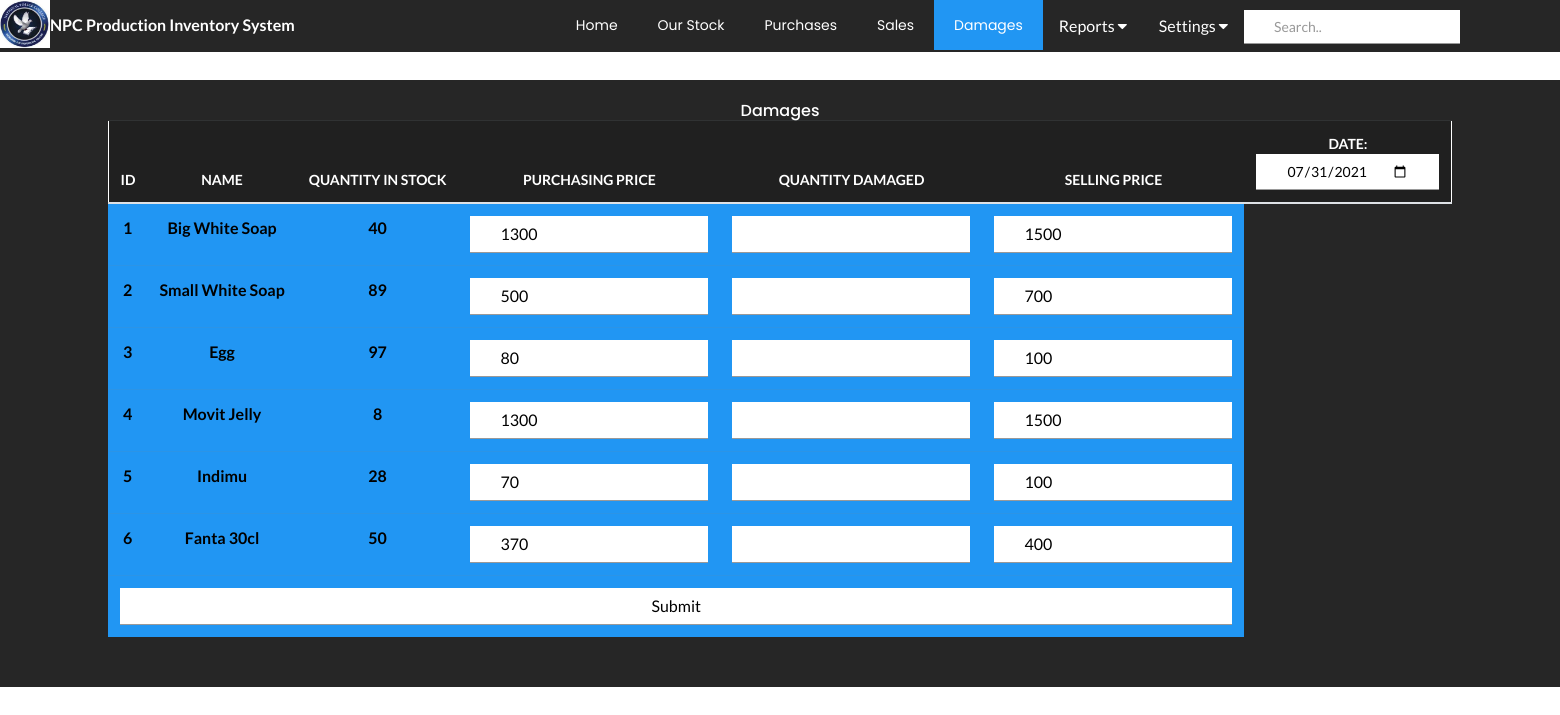
Screenshot of /Damages.php (signed in) with the database file from the repository.
### tables this page shows
CREATE TABLE IF NOT EXISTS `products` (
  `productId` int(25) NOT NULL AUTO_INCREMENT,
  `productName` varchar(25) NOT NULL,
  `purchasingPrice` decimal(65,0) NOT NULL,
  `sellingPrice` decimal(65,0) NOT NULL,
  `balance` int(25) NOT NULL,
  PRIMARY KEY (`productId`)
);

### Damages.php (the view, shortened to what this page needs)
<!DOCTYPE html>
<html>
<head>
	<link rel="stylesheet" type="text/css" href="css/css/style2.css">
  <link rel="stylesheet" type="text/css" href="newcss.css">
	<link rel="stylesheet" href="https://cdnjs.cloudflare.com/ajax/libs/font-awesome/4.7.0/css/font-awesome.min.css">
    <link rel="stylesheet" href="assets/css/bootstrap.min.css">
    <link rel="stylesheet" href="assets/css/font-awesome.min.css">
    <link rel="stylesheet" href="assets/css/themify-icons.css">
    <link rel="stylesheet" href="assets/css/metisMenu.css">
    <link rel="stylesheet" href="assets/css/owl.carousel.min.css">
    <link rel="stylesheet" href="assets/css/slicknav.min.css">
    <link rel="stylesheet" href="https://www.amcharts.com/lib/3/plugins/export/export.css" type="text/css" media="all" />
    <link rel="stylesheet" href="assets/css/typography.css">
    <link rel="stylesheet" href="assets/css/default-css.css">
    <link rel="stylesheet" href="assets/css/styles.css">
    <link rel="stylesheet" href="assets/css/responsive.css">
</head>
<body>
<header>
  <div class="logo"><img src="images/logo.jfif" ><p style="font-size: 16px;">NPC Production Inventory System</p></div>
  <nav>
    <ul>
      <li><a href="index.php" >Home</a></li>
      <li><a href="Ourstock.php" >Our Stock</a></li>
      <li><a href="Purchases.php">Purchases</a></li>
      <li><a href="Sales.php">Sales</a></li>
      <li><a href="Damages.php" class="active">Damages</a></li>
      <li>
  <div class="subnav">
    <button class="subnavbtn">Reports <i class="fa fa-caret-down"></i></button>
 </div></li>
      <li>
  <div class="subnav">
    <button class="subnavbtn">Settings <i class="fa fa-caret-down"></i></button>
 </div></li>
 <li><form method="post" action="Damages_Search.php">
      <input type="text" placeholder="Search.." name="search" style="margin-top: 10px;" class="search">
    </form>
  </li>
    </ul>
  </nav>
</header>
<div class="contents">
<div>
            <div class="main-content-inner">
                <br>
                <h4 class="heading">Damages</h4>
                <form method="post" action="damage.php">
                <div class="row">
                                <div class="single-table">
                                    <div class="table-responsive">
                                        <table class="table text-dark text-center">
                                            <thead class="text-uppercase">
                                                <tr class="table-active">
                                                    <th scope="col">ID</th>
                                                    <th scope="col">Name</th>
                                                    <th scope="col">Quantity in stock</th>
                                                    <th scope="col">Purchasing Price</th>
                                                    <th scope="col">Quantity Damaged</th>
                                                    <th scope="col">Selling Price</th>
                           <th scope="col">Date:<input type="date" id="monthly" name="date" value="<?php echo date('Y-m-d');?>"></th>
                                                </tr>
                                            </thead>
                                            <tbody>
      <?php
               $conn = new mysqli("localhost","root","","NPC");
               $result = mysqli_query($conn, "SELECT * FROM Products WHERE balance!='0' ");
              while($row = mysqli_fetch_array($result)) {
$products[]=$row["productId"];
$rowCount = count($products);
}
for($i=0;$i<$rowCount;$i++) {
$result = mysqli_query($conn, "SELECT * FROM Products WHERE productId='" . $products[$i] . "'");
$row[$i]= mysqli_fetch_array($result);
?>
                   <tr class="database-data" style="background-color: #2196f3;">
                    <th><?php echo $i+1 ?></th>
                      <th> <input type="hidden" name="product_id[]" value="<?php echo $row[$i]["productId"]  ?>"><?php echo $row[$i]["productName"] ?></th>
                      <th><?php echo $row[$i]["balance"]  ?></th>
                      <th><input type="text" name="price[]" value="<?php echo $row[$i]["purchasingPrice"]  ?>"></th>
                      <th> <input type="text" name="quant[]"></th>
                      <th> <input type="text" name="selling_price[]" value="<?php echo $row[$i]["sellingPrice"]  ?>"></th>
                    </tr>
            <?php
                 }
                 ?>
                 <tr class="database-data"><th colspan="6" >
               <input type="submit" name="damage" value="Submit" style="" class="purchase-button">
                </th></tr>
                 </tbody>
                                        </table>
                                    </div>
                                </div>
</div>
                    </form>
                    </div>
</body>
</html>

### css/css/style2.css (style rules this page uses)
body { margin: 0; padding: 0; font-family: sans-serif; background-attachment: fixed; background-position: center; }
header { position: absolute; top: 0; left: 0; padding: 0 100px; background: #262626; width: 100%; box-sizing: border-box; position: fixed; }
header .logo { color: #fff; height: 50px; line-height: 50px; font-size: 24px; float: left; font-weight: bold; display: flex; flex-wrap: wrap; }
header .logo p { color: #fff; line-height: 50px; font-size: 24px; }
header .logo img { width: 50px; height: 48px; margin-left: -100px; }
header nav { float: right; }
header nav ul { margin: 0; padding: 0; display: flex; }
header nav ul li { list-style: none; }
header nav ul li a { height: 50px; line-height: 50px; padding: 0 20px; color: #fff; text-decoration: none; display: block; }
header nav ul li a:hover, header nav ul li a.active { color: #fff; background: #2196f3; }
input, select, textarea { outline: none; appearance: unset !important; -moz-appearance: unset !important; -webkit-appearance: unset !important; -o-appearance: unset !important; -ms-appearance: unset !important; }
p { margin-bottom: 0px; font-size: 15px; color: #777; }
body { font-size: 13px; line-height: 1.8; color: #222; background: #f8f8f8; font-weight: 400; font-family: Poppins; }
.signin-form, { width: 50%; overflow: hidden; }
input { width: 100%; display: block; border: none; border-bottom: 1px solid #999; padding: 6px 30px; font-family: Poppins; box-sizing: border-box; }
.contents { margin-top: 80px; width: 100%; height: auto; text-align: center; }
.table-active { background-color: #979A9A; text-align: center; color: #fff; border-left: 1px solid #fff; border-right: 1px solid #fff; }
.row { display: flex; justify-content: center; }
.main-content-inner { background-color: #262626; }
.heading { font-size: 16px; color: #fff; }
.database-data { font-size: 16px; color: black; font-weight: bold; background-color: #2196f3; }
.purchase-button { float: right;background-color: #fff;cursor: pointer; }

### newcss.css (style rules this page uses)
.subnav { overflow: hidden; }
.subnav .subnavbtn { font-size: 16px; border: none; outline: none; color: #fff; padding: 14px 16px; background-color: inherit; font-family: inherit; margin: 0; }

### assets/css/styles.css (style rules this page uses)
.main-content-inner { padding: 0 30px 50px; }
.single-table .table { margin-bottom: 0; }
table tr th { border-bottom: none; }
table tr th, table tr td { border-top: 1px solid rgba(120, 130, 140, 0.13) !important; }

### rows the page displays
products: productName "Big White Soap", balance "40", purchasingPrice "1300", sellingPrice "1500"
products: productName "Small White Soap", balance "89", purchasingPrice "500", sellingPrice "700"
products: productName "Egg", balance "97", purchasingPrice "80", sellingPrice "100"
products: productName "Movit Jelly", balance "8", purchasingPrice "1300", sellingPrice "1500"
products: productName "Indimu", balance "28", purchasingPrice "70", sellingPrice "100"
products: productName "Fanta 30cl", balance "50", purchasingPrice "370", sellingPrice "400"
